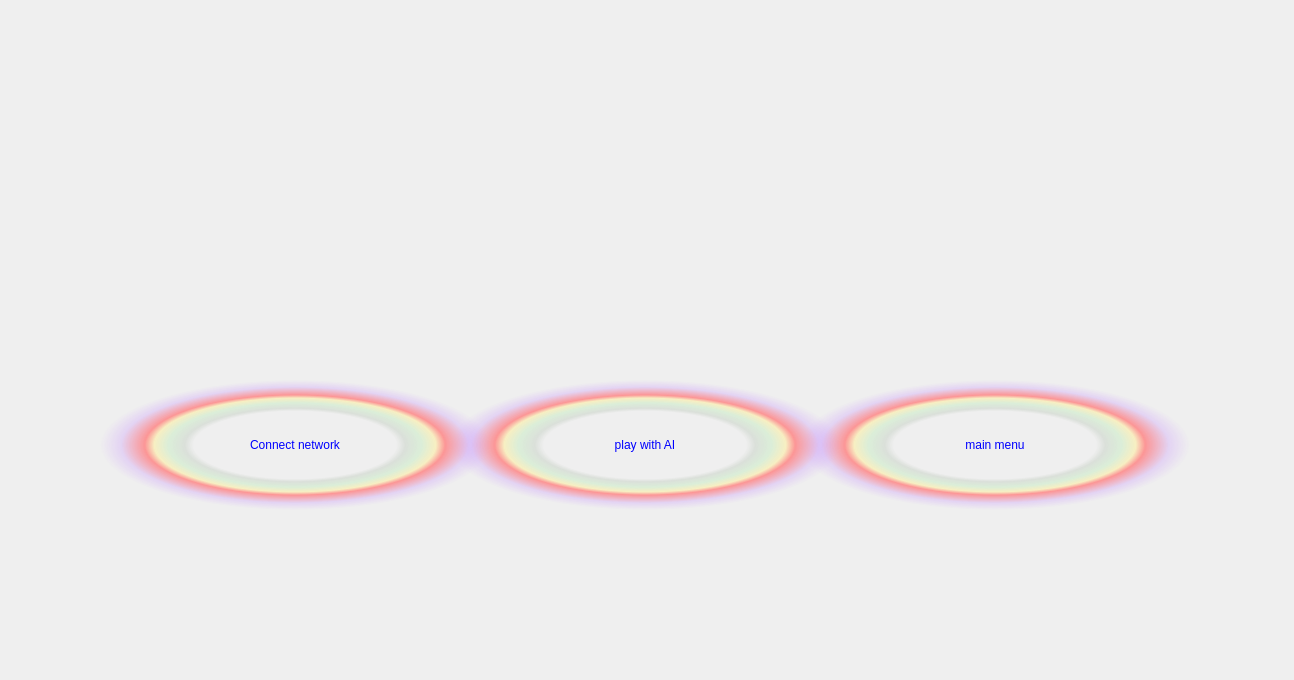
<?xml version="1.0" encoding="UTF-8"?>
<ui version="4.0">
 <class>monopoly</class>
 <widget class="QWidget" name="monopoly">
  <property name="geometry">
   <rect>
    <x>0</x>
    <y>0</y>
    <width>1294</width>
    <height>680</height>
   </rect>
  </property>
  <property name="windowTitle">
   <string>Form</string>
  </property>
  <property name="styleSheet">
   <string notr="true">background-image:url(:/monopoly.png);</string>
  </property>
  <widget class="QPushButton" name="pushButton_2">
   <property name="geometry">
    <rect>
     <x>800</x>
     <y>380</y>
     <width>390</width>
     <height>130</height>
    </rect>
   </property>
   <property name="focusPolicy">
    <enum>Qt::NoFocus</enum>
   </property>
   <property name="contextMenuPolicy">
    <enum>Qt::CustomContextMenu</enum>
   </property>
   <property name="styleSheet">
    <string notr="true">font: 26pt &quot;MV Boli&quot;;
color:rgb(0, 0, 255);
border-style:solid;
background:qradialgradient(spread:pad, cx:0.5, cy:0.5, radius:0.5, fx:0.5, fy:0.5, stop:0 rgba(0, 0, 0, 0), stop:0.52 rgba(0, 0, 0, 0), stop:0.565 rgba(82, 121, 76, 33), stop:0.65 rgba(159, 235, 148, 64), stop:0.721925 rgba(255, 238, 150, 129), stop:0.77 rgba(255, 128, 128, 204), stop:0.89 rgba(191, 128, 255, 64), stop:1 rgba(0, 0, 0, 0))
</string>
   </property>
   <property name="text">
    <string>main menu</string>
   </property>
  </widget>
  <widget class="QPushButton" name="pushButton_3">
   <property name="geometry">
    <rect>
     <x>450</x>
     <y>380</y>
     <width>390</width>
     <height>130</height>
    </rect>
   </property>
   <property name="focusPolicy">
    <enum>Qt::NoFocus</enum>
   </property>
   <property name="contextMenuPolicy">
    <enum>Qt::CustomContextMenu</enum>
   </property>
   <property name="styleSheet">
    <string notr="true">font: 26pt &quot;MV Boli&quot;;
color:rgb(0, 0, 255);
border-style:solid;
background:qradialgradient(spread:pad, cx:0.5, cy:0.5, radius:0.5, fx:0.5, fy:0.5, stop:0 rgba(0, 0, 0, 0), stop:0.52 rgba(0, 0, 0, 0), stop:0.565 rgba(82, 121, 76, 33), stop:0.65 rgba(159, 235, 148, 64), stop:0.721925 rgba(255, 238, 150, 129), stop:0.77 rgba(255, 128, 128, 204), stop:0.89 rgba(191, 128, 255, 64), stop:1 rgba(0, 0, 0, 0))
       </string>
   </property>
   <property name="text">
    <string>play with AI</string>
   </property>
  </widget>
  <widget class="QPushButton" name="pushButton">
   <property name="geometry">
    <rect>
     <x>100</x>
     <y>380</y>
     <width>390</width>
     <height>130</height>
    </rect>
   </property>
   <property name="focusPolicy">
    <enum>Qt::NoFocus</enum>
   </property>
   <property name="contextMenuPolicy">
    <enum>Qt::CustomContextMenu</enum>
   </property>
   <property name="styleSheet">
    <string notr="true">font: 26pt &quot;MV Boli&quot;;
color:rgb(0, 0, 255);
border-style:solid;
background:qradialgradient(spread:pad, cx:0.5, cy:0.5, radius:0.5, fx:0.5, fy:0.5, stop:0 rgba(0, 0, 0, 0), stop:0.52 rgba(0, 0, 0, 0), stop:0.565 rgba(82, 121, 76, 33), stop:0.65 rgba(159, 235, 148, 64), stop:0.721925 rgba(255, 238, 150, 129), stop:0.77 rgba(255, 128, 128, 204), stop:0.89 rgba(191, 128, 255, 64), stop:1 rgba(0, 0, 0, 0))
       </string>
   </property>
   <property name="text">
    <string>Connect network</string>
   </property>
  </widget>
 </widget>
 <resources/>
 <connections/>
 <slots>
  <slot>slot1()</slot>
 </slots>
</ui>
